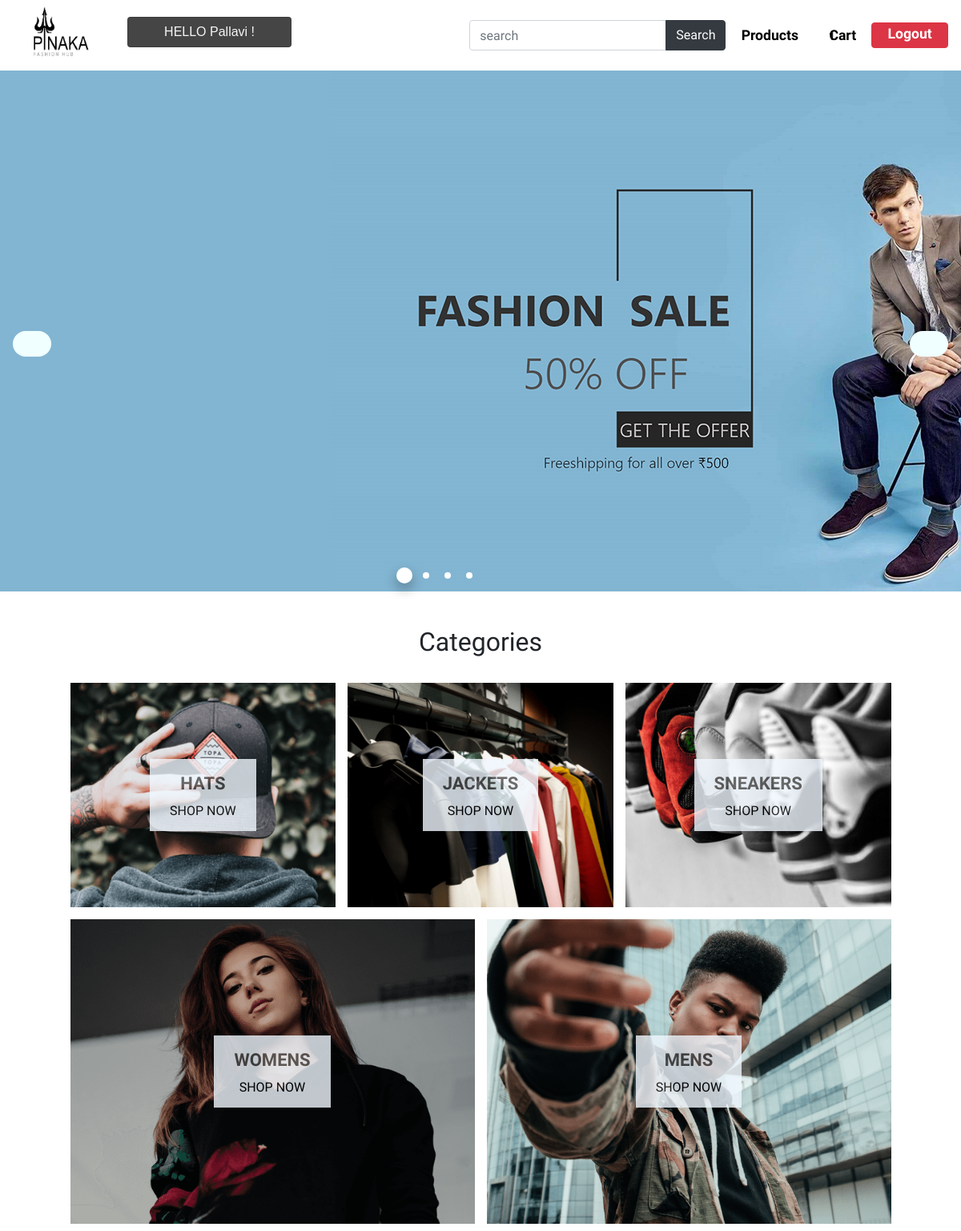
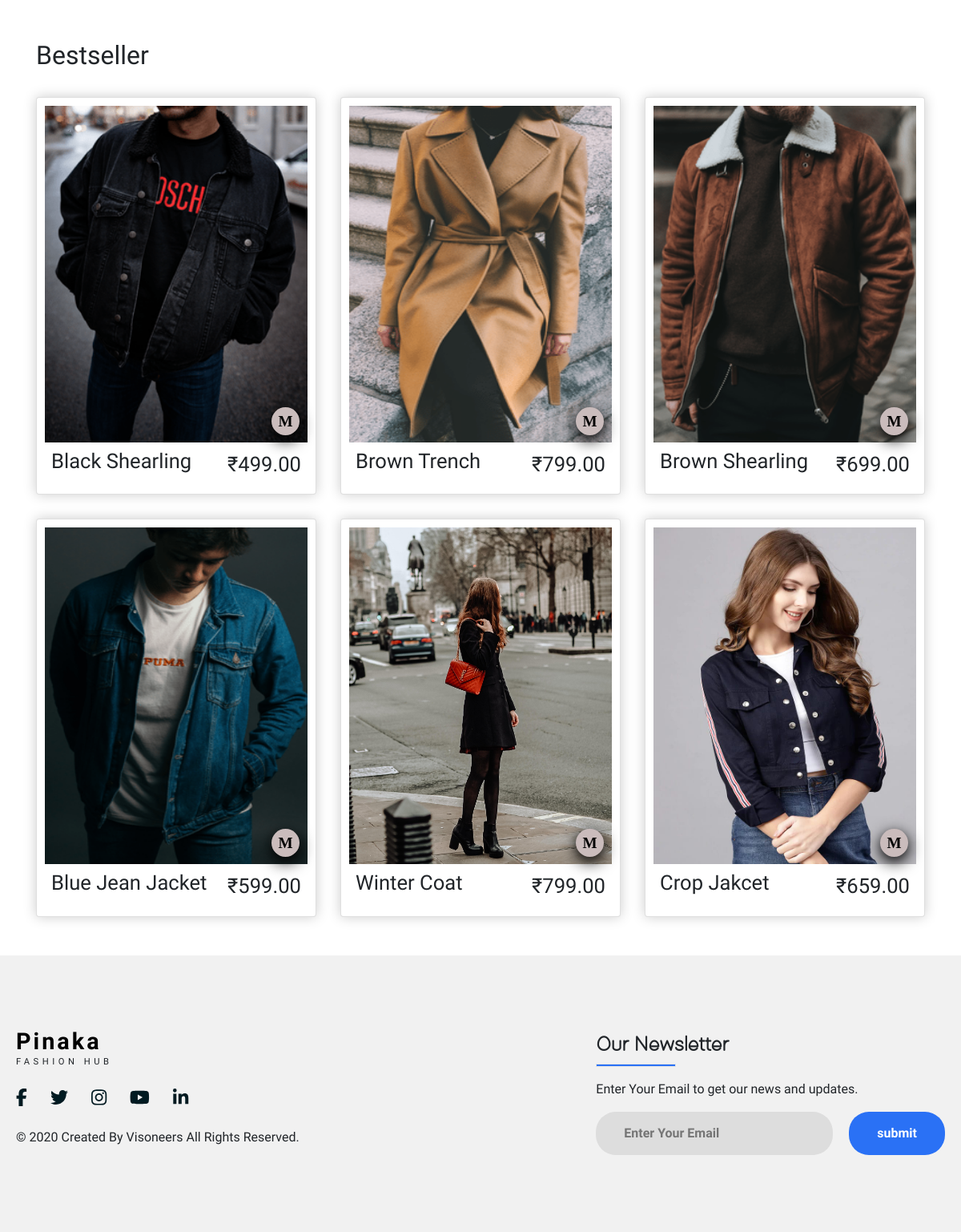
/ (signed in), run on the app's committed database (2 pictures, top to bottom).
### store/models.py (models this page shows, shortened)
class Categorie(models.Model):
    sizes = (('small','small'),('large','large'))
    title = models.CharField(max_length=50,null=False)
    image = models.ImageField(null=True,blank=True)
    size = models.CharField(max_length=5,choices=sizes,default='small')
    @property
    def imageURL(self):
        try:
            url=self.image.url #chk
        except:
            url=' '
        return url

class Product(models.Model):
    name=models.CharField(max_length=200,null=True)
    category=models.ForeignKey(Categorie,on_delete=models.SET_NULL,blank=True,null=True)
    price=models.FloatField()
    brand=models.ForeignKey(brand,on_delete=models.CASCADE)
    size=models.ForeignKey(size,on_delete=models.CASCADE)
    color=models.ForeignKey(color,on_delete=models.CASCADE)
    digital=models.BooleanField(default=False,null=True,blank=False)
    image=models.ImageField(null=True,blank=True)
    @property
    def imageURL(self):
        try:
            url=self.image.url #chk
        except:
            url=' '
        return url

class size(models.Model):
    title=models.CharField(max_length=10)
    def __str__(self):
        return (self.title)

### store/views.py (the view)
# urls.py: path('',views.store,name="store"),
@login_required(login_url='loginPage')
def store(request):
    if request.user.is_authenticated:
        customer=request.user.customer
        order,created=Order.objects.get_or_create(customer=customer,complete=False)
        items=order.orderitem_set.all()
        cartItems=order.get_cart_items
    else:
        items=[]
        order={'get_cart_total':0,'get_cart_items':0,'shipping':False}
        cartItems=order['get_cart_items']
    products=Product.objects.all()[:6]
    categories = Categorie.objects.all()
    context={'categories':categories, 'products':products,'cartItems':cartItems}
    return render(request,'store/store.html',context)

### store/models.py (called while the page is built)
    @property
    def get_cart_items(self):
        orderitems =self.orderitem_set.all()
        total=sum([item.quantity for item in orderitems])
        return total

### store/templates/store/store.html (shortened to what this page needs)
{% extends 'store/main.html' %}
{% load static %}
{% block content %}
<main>
    <div class="conatiner-fluid">
        <div class="slider">
            <div class="slider-one">
                <div>
                    <img src="{% static 'images/web1.png'%}" alt="placeholder">
                </div>
            </div>
            <div class="slider-btn">
                <span class="prev position-top"></span>
                <span class="next position-top right-0"></span>
            </div>
        </div>
    </div>
</main>
<br>
<div class="categories">
    <h2>Categories</h2>
    <br>
    <div class="menu">
        {% for category in categories %}
        <div class='menuitem {{category.size}}'>
            <div class='item-content'>
                <div class='title'>{{category.title}}</div>
                <span class='subtitle'><a href="category/?category={{category.id}}">SHOP NOW</a></span>
            </div>
        </div>
        {% endfor %}
    </div>
</div>
<br>
<div class="container">
    <h2>Bestseller</h2>
    <br>
    <div class="product">
        {% for product in products %}
        <div class="box-element card">
            <div class="img">
                <h3 class="size">{{product.size}}</h3>
                <img src="{{product.imageURL}}" alt="Network Problem">
        </div>
            <div class="content">
                <h1>{{product.name}}</h1>
                <span class="price">₹{{product.price|floatformat:2}}</span>
            </div>
        </div>
        {% endfor %}
    </div>
</div>
{% endblock content %}

### store/templates/store/main.html (shortened to what this page needs)
<!DOCTYPE html>
{% load static %}
<html lang="en">
<head>
    <link rel="stylesheet" href="https://cdn.jsdelivr.net/npm/bootstrap@4.5.3/dist/css/bootstrap.min.css"
>
    <link rel="stylesheet" type="text/css" href="{% static 'css/main.css' %}">
    <link rel="stylesheet" type="text/css" href="//cdn.jsdelivr.net/npm/slick-carousel@1.8.1/slick/slick.css">
    <link rel="stylesheet" type="text/css" href="{% static 'css/store.css' %}">
</head>
<body>
    <nav class="navigation ">
        <div class="logo">
            <a href="{% url 'store' %}"><img src="{% static 'images/sample.png' %}"></a>
        </div>
        <div class=" card list-group-item hi-msg"
            style="font-family: sans-serif;">
            HELLO {{user}} !
        </div>
        <ul class="nav-menu">
            <div>
                <form class="form-inline my-2 my-lg-0" action="/search">
                    <div class="input-group">
                        <input name="search" type="text" class="form-control" placeholder="search" />
                        <div class="input-group-append">
                            <button class="btn btn-dark" type="submit" id="button-addon2">Search</button>
                        </div>
                    </div>
                </form>
            </div>
            <li><a href="{% url 'product' %}">Products</a></li>
            <div class="cart-icon">
                <span class='item-count'>{{cartItems}}</span>
                <a href="{% url 'cart' %}"> Cart</a>
            </div>
            <li><a class="hello-msg btn btn-danger" id="logout_btn " href="{% url 'logoutUser' %}"
                    style="height:2rem">Logout</a></li>
        </ul>
    </nav>
    <div class="container-fluid p-0">
        {% block content %}
        {% endblock content %}
    </div>
    <br><br>
    <footer>
        <div class="footer">
            <div class="left-col">
                <div class="heading">
                    <h1><a href="{% url 'store' %}">Pinaka</a></h1>
                    <p>FASHION HUB</p>
                </div>
                <div class="social-media">
                    <a href="#"><i class="fab fa-facebook-f"></i></a>
                    <a href="#"><i class="fab fa-twitter"></i></a>
                    <a href="#"><i class="fab fa-instagram"></i></a>
                    <a href="#"><i class="fab fa-youtube"></i></a>
                    <a href="#"><i class="fab fa-linkedin-in"></i></a>
                </div>
                <p class="rights-text">© 2020 Created By Visoneers All Rights Reserved.</p>
            </div>
            <div class="right-col">
                <h1>Our Newsletter</h1>
                <div class="border"></div>
                <p>Enter Your Email to get our news and updates.</p>
                <form action="" class="newsletter-form">
                    <input type="text" class="txtb" placeholder="Enter Your Email">
                    <input type="submit" class="button" value="submit">
                </form>
            </div>
        </div>
    </footer>
</body>
</html>

### static/css/main.css (style rules this page uses)
html, body { margin: 0; padding: 0; width: 100%; height: 100vh; font-family: 'Open Sans Condensed'; }
a, a:hover { color: black; text-decoration: none; }
.hi-msg { display: flex; top: 13px; position: relative; height: calc(1.5em + .75rem + 2px); width: 15rem; background-color: #454545; color: whitesmoke; justify-content: center; align-items:center; }
.navigation { display: flex; height: 11vh; width: 100%; padding: 0.5rem 1rem; overflow: hidden; margin-bottom: 0; border-bottom: 0; }
.navigation::before { opacity: 0.5; }
.navigation .logo { width: 15%; align-items: center; cursor: pointer; }
.navigation .logo img { width: 100px; height: 100%; padding-left: 1rem; }
.navigation .nav-menu { margin: 0; width: 85%; height: 100%; list-style-type: none; display: flex; align-items: center; justify-content: flex-end; }
.navigation .nav-menu a { padding: 0rem 1.2rem; font-size: 1.1rem; position: relative; font-weight: bold; }
.nav-menu .cart-icon { position: relative; display: flex; align-items: center; justify-content: center; }
.nav-menu .cart-icon .item-count { position: absolute; font-size: 14px; font-weight: bold; padding-top: 4px; padding-right: 27px; }
footer { background: #f1f1f1; padding: 90px 0; }
.footer { max-width: 1300px; margin: auto; padding: 0 20px; display: flex; justify-content: space-between; align-items: center; flex-wrap: wrap-reverse; }
.heading { display: block; font-size: 1.3rem; letter-spacing: 3px; }
.heading h1 { font-size: 1.8rem; margin-block-end: 0em; font-weight: bold; }
.heading p { font-size: 0.7rem; letter-spacing: 4.5px; margin-block-start: 0em; font-weight: lighter; }
.social-media { margin: 20px 0; }
.social-media a { color: #001a21; margin-right: 25px; font-size: 22px; text-decoration: none; transition: .3s linear; }
.right-col h1 { font-family: "Demure"; font-weight: bold; font-size: 26px; }
.right-col p { margin-block-start: 1em; }
.border { width: 100px; height: 4px; background: #2a71f5; }
.newsletter-form { display: flex; justify-content: center; align-items: center; flex-wrap: wrap; }
.txtb { flex: 1; padding: 15px 35px; font-size: 16px; color: #293043; background: #ddd; border: none; font-weight: 700; outline: none; border-radius: 25px; min-width: 260px; }
.button { padding: 15px 35px; font-size: 16px; color: white; background: #2a71f5; border: none; font-weight: 700; outline: none; border-radius: 25px; margin-left: 20px; cursor: pointer; transition: opacity .3s linear; }

### data on the page
Categorie: title "HATS"
Categorie: title "JACKETS"
Categorie: title "SNEAKERS"
Categorie: title "WOMENS"
Categorie: title "MENS"
Product: size "M", imageURL (picture), name "Black Shearling", price "499.00"
Product: size "M", imageURL (picture), name "Brown Trench", price "799.00"
Product: size "M", imageURL (picture), name "Brown Shearling", price "699.00"
Product: size "M", imageURL (picture), name "Blue Jean Jacket", price "599.00"
Product: size "M", imageURL (picture), name "Winter Coat", price "799.00"
Product: size "M", imageURL (picture), name "Crop Jakcet", price "659.00"

### other printed values
{{ user }} "Pallavi"
{{ cartItems }} "1"
